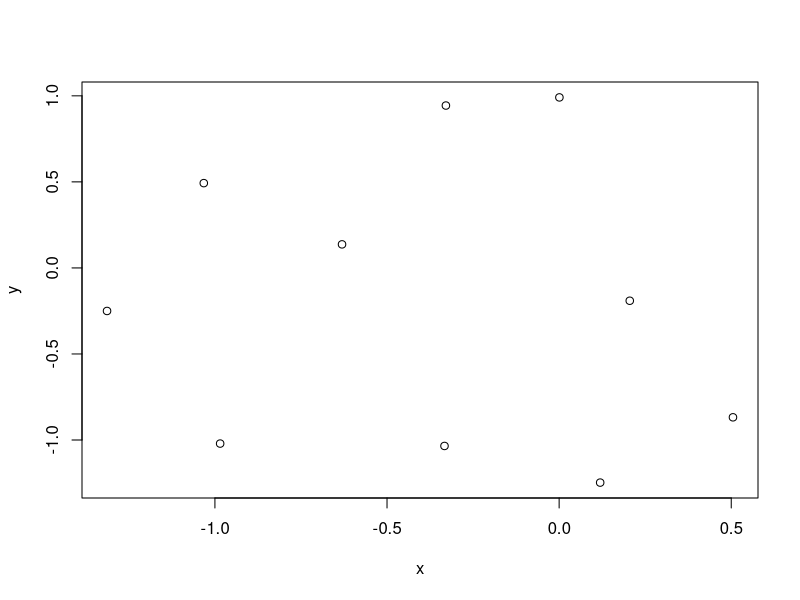

The R source for this figure:
## ---- chunk 1
x = rnorm(10)
y = rnorm(10)
## ---- chunk 2
plot(x,y)
